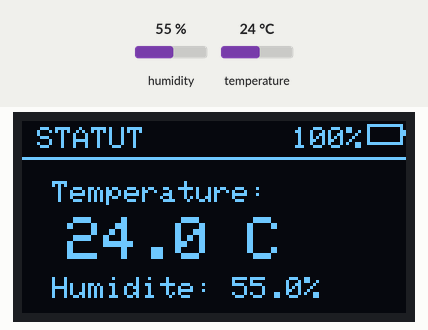
Recording of a sketch running on a simulated Arduino Uno, built with avr-gcc and run on an emulated ATmega328P. On the bench: 128×64 one-colour display. The test bench sets the inputs (shaded band); at power-on: humidity 55 %, temperature 24 °C. No radio packets arrive unless stated; what the sketch prints to the serial monitor is not drawn.

Above: at 4.2 s.
4.3 s: humidity set to 22 %
At 5.8 s:
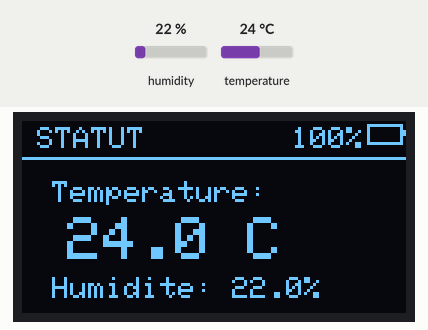
6.3 s: temperature set to 12 °C
At 7.7 s:
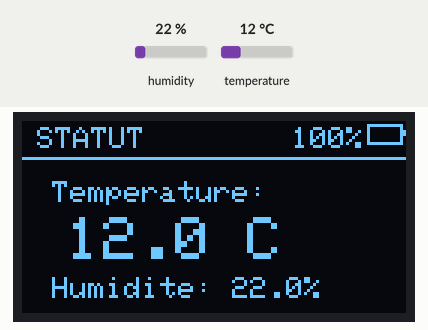
8.0 s: humidity set to 40 %
At 8.9 s:
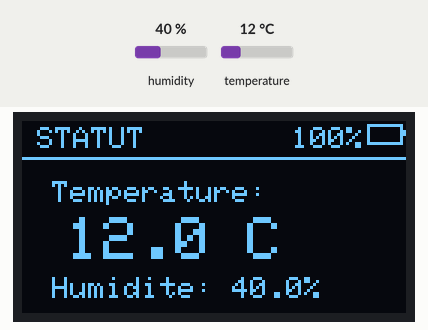
9.8 s: temperature set to 19 °C
At 11.0 s:
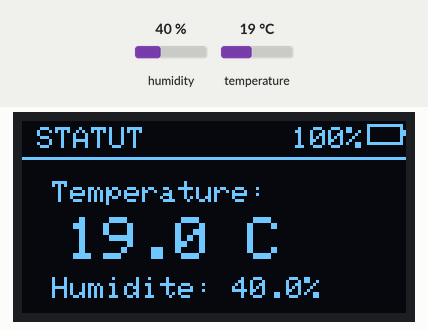
Timing chart, 0 to 12.5 s (numbered marks = the images above; inputs shaded):
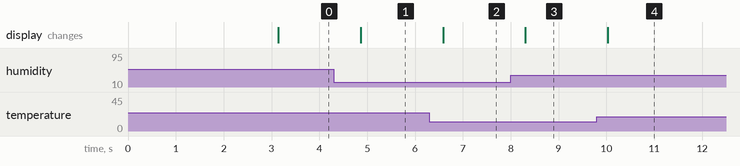

The sketch:

arduino.ino
```cpp
#include <SPI.h>
#include <Wire.h>
#include <Adafruit_GFX.h>
#include <Adafruit_SH110X.h>
#include "DFRobot_SHT20.h"
#include <SPI.h>
#include <nRF24L01.h>
#include <RF24.h>

#define SCREEN_WIDTH 128
#define SCREEN_HEIGHT 64
#define i2c_Address 0x3c

Adafruit_SH1106G display = Adafruit_SH1106G(SCREEN_WIDTH, SCREEN_HEIGHT, &Wire, -1);
DFRobot_SHT20 sht20;

    RF24 radio(10,9); // CE, CSN
    const byte address[6] = "00001";
    float temp,hum = 0;
    int batterie = 100;

void setup() {
  display.begin(i2c_Address, true);
  sht20.initSHT20();

  display.clearDisplay();
  display.setTextColor(SH110X_WHITE);
  display.drawRect(0, 0, 128, 64, SH110X_WHITE);
  display.drawRect(2, 2, 124, 60, SH110X_WHITE);
  display.setTextSize(2);
  display.setCursor(35, 15);
  display.print("SMART");
  display.drawLine(30, 33, 98, 33, SH110X_WHITE);
  display.setTextSize(1);
  display.setCursor(35, 38);
  display.print("COMPOSTEUR");
  display.display();

  delay(3000);

      Serial.begin(9600);
      radio.begin();
      radio.openWritingPipe(address);
      radio.setPALevel(RF24_PA_MAX);
      radio.setDataRate(RF24_250KBPS);
      radio.setChannel(115);
      radio.stopListening();
}

    void send_radio_data() {
      String text = String(int(temp*10))+","+String(int(hum*10))+","+String(int(batterie));
      Serial.print("Sending : ");
      Serial.println(text);
      radio.write(text.c_str(), text.length());
    }

void loop() {
  send_radio_data();
  temp = sht20.readTemperature();
  hum = sht20.readHumidity();


  display.clearDisplay();

  display.setTextSize(1);
  display.setCursor(5, 2);
  display.print("STATUT");

  display.setCursor(90, 2);
  display.print(batterie);
  display.print("%");
  display.drawRect(115, 1, 12, 7, SH110X_WHITE);
  display.drawPixel(127, 3, SH110X_WHITE);
  display.drawPixel(127, 4, SH110X_WHITE);

  display.drawLine(0, 12, 128, 12, SH110X_WHITE);

  display.setCursor(10, 20);
  display.setTextSize(1);
  display.print("Temperature:");
  display.setCursor(15, 32);
  display.setTextSize(2);
  display.print(temp, 1);
  display.print(" C");

  display.setTextSize(1);
  display.setCursor(10, 52);
  display.print("Humidite: ");
  display.print(hum, 1);
  display.print("%");

  display.display();
  delay(500);
}
```

Measured:
- after the input at 4.3 s, the display: changes after 0.56 s (image 1)
- after the input at 6.3 s, the display: changes after 0.29 s (image 2)
- after the input at 8.0 s, the display: changes after 0.31 s (image 3)
- after the input at 9.8 s, the display: changes after 0.23 s (image 4)
